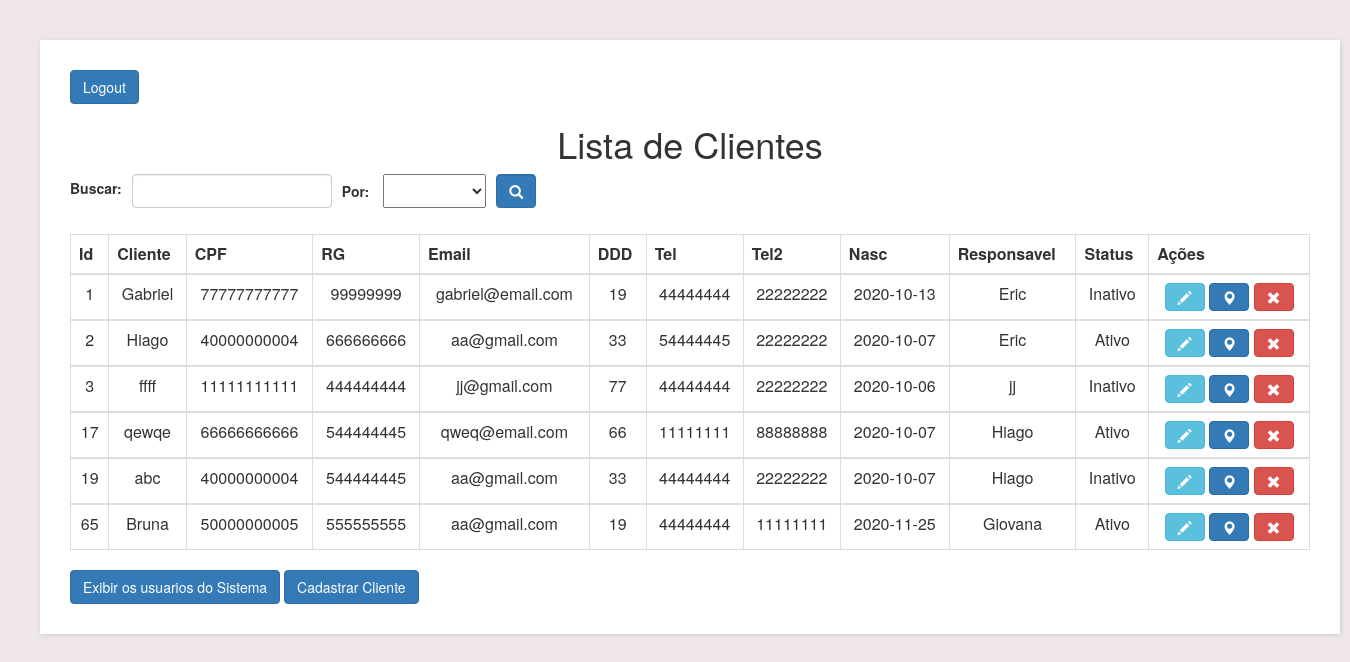
/Lista.php (signed in), run on the app's committed database.
### tables this page shows
CREATE TABLE `cadastro` (
  `id` int NOT NULL,
  `nome` varchar(2000) DEFAULT NULL,
  `cpf` varchar(11) DEFAULT NULL,
  `rg` varchar(20) DEFAULT NULL,
  `email` varchar(50) DEFAULT NULL,
  `ddd` varchar(2) DEFAULT NULL,
  `tel` int DEFAULT NULL,
  `atv` int DEFAULT '1',
  `tel2` int DEFAULT NULL,
  `nasc` varchar(10) DEFAULT NULL,
  `usuario_id` int DEFAULT NULL
);

CREATE TABLE `usuario` (
  `id` int NOT NULL,
  `nome` varchar(50) NOT NULL,
  `email` varchar(50) NOT NULL,
  `usuario_login` varchar(250) NOT NULL,
  `senha` varchar(250) NOT NULL,
  `nivel` tinyint(1) DEFAULT '0'
);

### Lista.php (the view, shortened to what this page needs)
<?php
include_once("conexao.php");
$id = $_SESSION['UsuarioID'];
?>
<!DOCTYPE html>
<html lang="pt-br">
<head>
</head>
<body>
  <div class="fundo">
    <a type="submit" href="proced/logout.php" target="_self" class='btn btn-primary'>Logout</a>
    <h1>Lista de Clientes</h1>
    <p>
      <form id="divBusca" method="POST" action="busca.php">
        <label>Buscar:</label>
        <input type="text" id="txtBusca" name="busca" class="form-control" />
        <p><label>Por:</label>
          <select name="campo" id="campo">
            <option></option>
            <option name="tipo" value="id">ID</option>
          </select>
        </p>
        <button id="btnBusca" class="btn btn-primary form-control">
          <span class='glyphicon glyphicon-search' aria-hidden='true'></span>
        </button>
      </form>
    </p>
    <table class="table table-bordered">
      <thead>
        <tr>
          <th>Id</th>
          <th>Cliente</th>
          <th>CPF</th>
          <th>RG</th>
          <th>Email</th>
          <th>DDD</th>
          <th>Tel</th>
          <th>Tel2</th>
          <th>Nasc</th>
          <th>Responsavel</th>
          <th>Status</th>
          <th>Ações</th>
        </tr>
      </thead>
      <?php
      $result_cadastro = "SELECT cadastro.*, usuario.nome as usuario_nome
      FROM cadastro
      JOIN usuario
      ON cadastro.usuario_id = usuario.id ORDER BY cadastro.id";
      $resultado_cadastro = mysqli_query($conn, $result_cadastro);
      while ($row_cadastro = mysqli_fetch_assoc($resultado_cadastro)) {
      ?>
        <tbody>
          <tr>
            <td><?php echo $row_cadastro['id']; ?></td>
            <td><?php echo $row_cadastro['nome']; ?></td>
            <td><?php echo $row_cadastro['cpf']; ?> </td>
            <td> <?php echo $row_cadastro['rg']; ?></td>
            <td> <?php echo $row_cadastro['email']; ?></td>
            <td> <?php echo $row_cadastro['ddd']; ?></td>
            <td> <?php echo $row_cadastro['tel']; ?></td>
            <td> <?php echo $row_cadastro['tel2']; ?></td>
            <td> <?php echo $row_cadastro['nasc']; ?></td>
            <td><?php echo $row_cadastro['usuario_nome']; ?></td>
            <td> <?php echo $row_cadastro['atv'] ? 'Ativo' : 'Inativo'; ?></td>
            <td>
              <button type='submit' id="editar" name="editar" value="<?php echo $row_cadastro['id']; ?>" onclick='funcao1("editar",<?php echo $row_cadastro["id"]; ?>)' class='btn btn-info'>
                <span class='glyphicon glyphicon-pencil' aria-hidden='true'></span>
              </button>
              <button type='submit' id="visualizar" name="visualizar" value="<?php echo $row_cadastro['id']; ?>" onclick='funcao1("visualizar",<?php echo $row_cadastro["id"]; ?>)' class='btn btn-primary'>
                <span class='glyphicon glyphicon-map-marker' aria-hidden='true'></span>
              </button>
              <button type='reset' id="excluir" name="excluir" value="<?php echo $row_cadastro['id']; ?>" onclick='funcao1("excluir_cadastro",<?php echo $row_cadastro["id"]; ?>)' class='btn btn-danger'>
                <span class='glyphicon glyphicon-remove' aria-hidden='true'></span>
              </button>
            </td>
          </tr>
        </tbody>
      <?php } ?>
    </table>
    <a type="submit" href="usuarios.php" class='btn btn-primary' target="_self">Exibir os usuarios do Sistema</a>
    <a type='submit' id="cad_cliente" name="cad_cliente" value="<?php echo $id;?>"onclick='funcao1("cadastro",<?php echo $id;?>)'  class='btn btn-primary'>Cadastrar Cliente</a>
  </div>
</body>
</html>

### styles/stylesheets.css (style rules this page uses)
form { display: inline-block; width: 350px; line-height: 2; background-color: white; }
table { width: 120px; line-height: 2; }
body { padding: 40px; background-color: rgb(240, 232, 232) !important; }
.fundo { width: 1300px; padding: 30px; }
#divBusca { display: flex; width: auto; }
#btnBusca { margin-left: 10px; width: 40px; }
#txtBusca { width: 200px; }
#campo { height: 34px; }
table, .titulo, .kabum, h1, .form-control, .botao { text-align: center; }
form, .container, .col-sm-10, .card { text-align: right; }
.container, .card, .fundo { background-color: white; box-shadow: 1px 1px 5px #ccc; }
#divBusca label, #txtBusca { margin-right: 10px; }

### data on the page
cadastro: id "1", nome "Gabriel", cpf "77777777777", rg "99999999", email "gabriel@email.com", ddd "19", tel "44444444", tel2 "22222222", nasc "2020-10-13", usuario.nome "Eric", atv "Inativo"
cadastro: id "2", nome "Hiago", cpf "40000000004", rg "666666666", email "aa@gmail.com", ddd "33", tel "54444445", tel2 "22222222", nasc "2020-10-07", usuario.nome "Eric", atv "Ativo"
cadastro: id "3", nome "ffff", cpf "11111111111", rg "444444444", email "jj@gmail.com", ddd "77", tel "44444444", tel2 "22222222", nasc "2020-10-06", usuario.nome "jj", atv "Inativo"
cadastro: id "17", nome "qewqe", cpf "66666666666", rg "544444445", email "qweq@email.com", ddd "66", tel "11111111", tel2 "88888888", nasc "2020-10-07", usuario.nome "Hiago", atv "Ativo"
cadastro: id "19", nome "abc", cpf "40000000004", rg "544444445", email "aa@gmail.com", ddd "33", tel "44444444", tel2 "22222222", nasc "2020-10-07", usuario.nome "Hiago", atv "Inativo"
cadastro: id "65", nome "Bruna", cpf "50000000005", rg "555555555", email "aa@gmail.com", ddd "19", tel "44444444", tel2 "11111111", nasc "2020-11-25", usuario.nome "Giovana", atv "Ativo"
